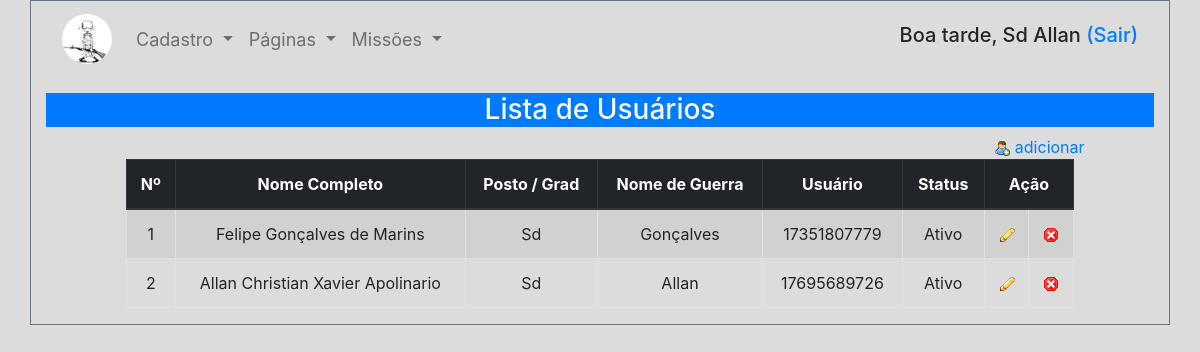
/php/list_admin.php (signed in), run on the app's committed database.
### tables this page shows
CREATE TABLE IF NOT EXISTS `cw_admin` (
  `id_admin` int(11) NOT NULL AUTO_INCREMENT,
  `nome_admin` varchar(100) NOT NULL,
  `nguerra_admin` varchar(30) NOT NULL,
  `login_admin` varchar(20) NOT NULL,
  `senha_admin` varchar(10) NOT NULL,
  `id_cargo` int(11) NOT NULL,
  `status_admin` enum('Ativo','Inativo') NOT NULL DEFAULT 'Ativo',
  PRIMARY KEY (`id_admin`),
  UNIQUE KEY `login_admin` (`login_admin`),
  KEY `id_cargo` (`id_cargo`)
);

CREATE TABLE IF NOT EXISTS `cw_cargo` (
  `id_cargo` int(11) NOT NULL AUTO_INCREMENT,
  `nome_cargo` varchar(50) NOT NULL,
  `abr_cargo` varchar(20) NOT NULL,
  `ant_cargo` int(11) NOT NULL,
  PRIMARY KEY (`id_cargo`)
);

### conexao/database.php (called while the page is built, shortened)
<?php
function DBRead($table, $params = null, $fields = '*') {
    $table = DB_PREFIX . '_' . $table;
    $params = ($params) ? " {$params}" : null;
    $query = "SELECT {$fields} FROM {$table}{$params}";
    $result = DBExecute($query);
    if (!mysqli_num_rows($result)) {
        return false;
    } else {
        while ($res = mysqli_fetch_assoc($result)) {
            $data[] = $res;
        }
        return $data;
    }
}
function DBExecute($query, $insertId = false) {
    $link = DBConnect();
    $result = @mysqli_query($link, $query) or die(mysqli_error());
    return $result;
}

### php/list_admin.php (the view, shortened to what this page needs)
<?php
include 'head.php';
require '..\conexao\database.php';
$admin = DBRead('admin', 'INNER JOIN cw_cargo ON cw_admin.id_cargo
        = cw_cargo.id_cargo', 'cw_admin.id_admin, cw_admin.nome_admin,
        cw_admin.nguerra_admin, cw_admin.login_admin,
        cw_admin.id_cargo, cw_admin.status_admin,
        cw_cargo.id_cargo, cw_cargo.abr_cargo');
?>
    <?php include 'header.php' ?>
    <h3 class="h3 text-center bg-primary text-light">Lista de Usuários</h3>
    <div class="row">
        <div class="col-10"></div>
        <div class="col-2"><a href="insert_admin.php"><img src="../_assets/_img/user_add.png" /> adicionar</a></div>
    </div>
    <div class="row">
        <div class="col-1"></div>
        <table style="text-align: center" class="table table-striped table-bordered col-10">
            <thead class="thead-dark">
                <tr>
                    <th scope="col">Nº</th>
                    <th scope="col">Nome Completo</th>
                    <th scope="col">Posto / Grad</th>
                    <th scope="col">Nome de Guerra</th>
                    <th scope="col">Usuário</th>
                    <th scope="col">Status</th>
                    <th scope="col" colspan="2">Ação</th>
                </tr>
            </thead>
            <tbody>
                <?php if($admin == false){ ?>
                <tr>
                    <td colspan="7">Não existem usuários cadastrados!</td>
                </tr>
                <?php }else{ $q = 1; foreach ($admin as $a) { ?>
                <tr>
                    <td><?php echo $q++; ?></td>
                    <td><?php echo $a['nome_admin'] ?></td>
                    <td><?php echo $a['abr_cargo'] ?></td>
                    <td><?php echo $a['nguerra_admin'] ?></td>
                    <td><?php echo $a['login_admin'] ?></td>
                    <td><?php echo $a['status_admin'] ?></td>
                    <td title="Alterar"><a href="alt_admin.php?a=<?php echo $a['id_admin']?>" onclick="return confirm('Deseja alterar Informações do Administrador?')"><img src="../_assets/_img/pencil.png" /></a></td>
                    <td title="Excluir"><a href="del_admin.php?a=<?php echo $a['id_admin']?>" onclick="return confirm('Deseja excluir Administrador?')"><img src="../_assets/_img/cancel.png" /></a></td>
                </tr>
                <?php }} ?>
            </tbody>
        </table>
        <div class="col-1"></div>
    </div>
</div>
<?php
include 'rodape.php';

### data on the page
cw_admin: nome_admin "Felipe Gonçalves de Marins", id_cargo.abr_cargo "Sd", nguerra_admin "Gonçalves", login_admin "17351807779", status_admin "Ativo"
cw_admin: nome_admin "Allan Christian Xavier Apolinario", id_cargo.abr_cargo "Sd", nguerra_admin "Allan", login_admin "17695689726", status_admin "Ativo"

### other printed values
$p "Sd"
$no "Allan"
